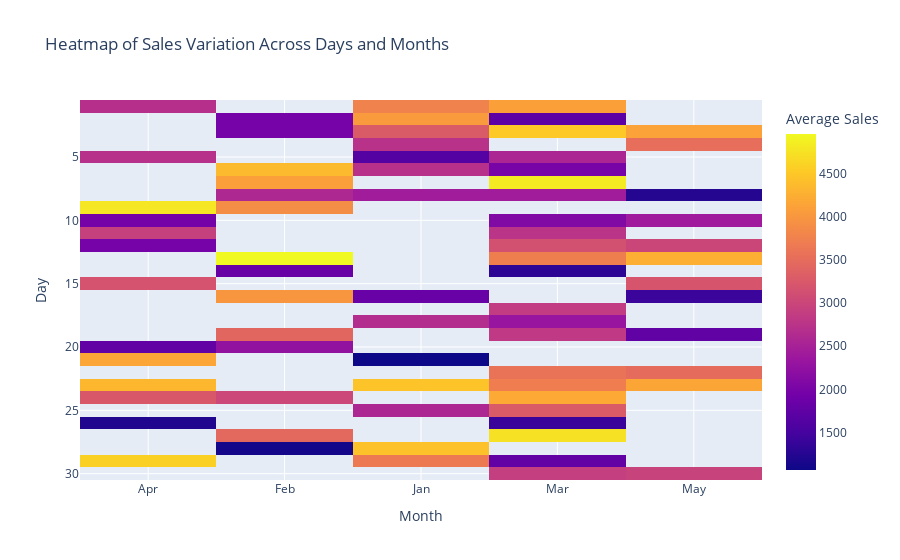

The cell this chart's notebook holds for it:
### Code cell
# 1. Using the sales data, generate a heatmap to visualize the variation in sales across different months and days.

np.random.seed(20)
data = {
    'Month': np.random.choice(['Jan', 'Feb', 'Mar', 'Apr', 'May'], 100),
    'Day': np.random.choice(range(1, 31), 100),
    'Sales': np.random.randint(1000, 5000, 100)
}
df_sales = pd.DataFrame(data)

sales_pivot = df_sales.pivot_table(index='Day', columns='Month', values='Sales', aggfunc='mean')

fig = px.imshow(sales_pivot, labels={'x': 'Month', 'y': 'Day', 'color': 'Average Sales'},
                title="Heatmap of Sales Variation Across Days and Months")

fig.show()

### Figure 1 — Plotly figure (JSON) as saved in the notebook; plotly's stock layout.template omitted (floating-point values rounded to 4 significant figures; data arrays with more than 128 entries replaced by an {"elided": "..."} marker saying what was removed)
{"data": [{"coloraxis": "coloraxis", "hovertemplate": "Month: %{x}<br>Day: %{y}<br>Average Sales: %{z}<extra></extra>", "name": "0", "type": "heatmap", "x": ["Apr", "Feb", "Jan", "Mar", "May"], "xaxis": "x", "y": [1, 2, 3, 4, 5, 6, 7, 8, 9, 10, 11, 12, 13, 14, 15, 16, 17, 18, 19, 20, 21, 22, 23, 24, 25, 26, 27, 28, 29, 30], "yaxis": "y", "z": {"elided": "30x5 float values"}}], "layout": {"coloraxis": {"colorbar": {"title": {"text": "Average Sales"}}, "colorscale": [[0, "#0d0887"], [0.1111, "#46039f"], [0.2222, "#7201a8"], [0.3333, "#9c179e"], [0.4444, "#bd3786"], [0.5556, "#d8576b"], [0.6667, "#ed7953"], [0.7778, "#fb9f3a"], [0.8889, "#fdca26"], [1, "#f0f921"]]}, "title": {"text": "Heatmap of Sales Variation Across Days and Months"}, "xaxis": {"anchor": "y", "constrain": "domain", "domain": [0, 1], "scaleanchor": "y", "title": {"text": "Month"}}, "yaxis": {"anchor": "x", "autorange": "reversed", "constrain": "domain", "domain": [0, 1], "title": {"text": "Day"}}}}
